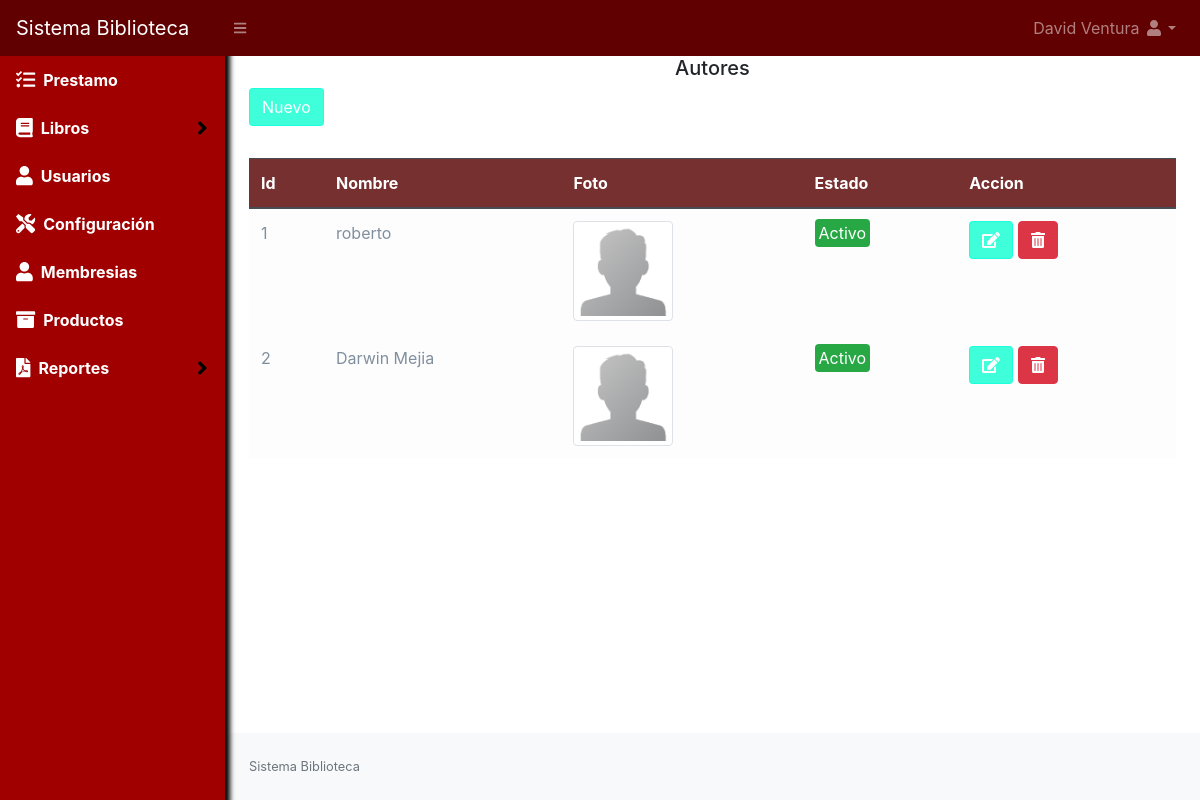
The page /autor (signed in) on the database its author committed.
### tables this page shows
CREATE TABLE `autor` (
  `id` int NOT NULL AUTO_INCREMENT,
  `autor` varchar(150) NOT NULL,
  `imagen` varchar(100) NOT NULL,
  `estado` int NOT NULL DEFAULT '1',
  PRIMARY KEY (`id`)
);

### Libraries/Core/Views.php (called while the page is built)
<?php
class Views{
    function getView($controller, $view, $data="", $alert="", $config = "", $cliente = "")
    {
        $controller = get_class($controller);
        if ($controller == "Home") {
            $view = "Views/".$view.".php";
        }else{
            $view = "Views/" . $controller . "/" . $view . ".php";
        }
        require_once($view);
    }
}
?>

### index.php (called while the page is built, shortened)
<?php
require_once("Helpers/Helpers.php");
require_once("Libraries/Core/Load.php");
?>

### Libraries/Core/Mysql.php (called while the page is built, shortened)
<?php
class Mysql extends Conexion{
    private $conexion;
    function __construct()
    {
        $this->conexion = new Conexion();
        $this->conexion = $this->conexion->conect();
    }
    public function select_all(string $query){
        $this->strquery = $query;
        $result = $this->conexion->prepare($this->strquery);
        $result->execute();
        $data = $result->fetchall(PDO::FETCH_ASSOC);
        return $data;
    }
}
?>

### Libraries/Core/Conexion.php (called while the page is built)
<?php
class Conexion{
    private $conect;
    public function __construct()
    {
      $conexion = "mysql:host=".HOST.";dbname=".BD.";.CHARSET.";
      try {
          $this->conect = new PDO($conexion, DB_USER, PASS);
          $this->conect->setAttribute(PDO::ATTR_ERRMODE, PDO::ERRMODE_EXCEPTION);
      } catch (PDOException $e) {
          $this->conect = "Error en la conexion";
          echo "Error: " . $e->getMessage();
      }
    }
    public function conect()
    {
        return $this->conect;
    }
}
?>

### Models/AutorModel.php (called while the page is built, shortened)
<?php
class AutorModel extends Mysql{
    public function selectAutor()
    {
        $sql = "SELECT * FROM autor";
        $res = $this->select_all($sql);
        return $res;
    }
}

### Helpers/Helpers.php (called while the page is built, shortened)
<?php
function base_url()
{
    return BASE_URL;
}
?>

### Views/autor/listar.php (the view, shortened to what this page needs)
<div id="layoutSidenav_content">
    <main>
        <div class="container-fluid">
            <h5 class="text-center">Autores</h5>
            <div class="row">
                <div class="col-lg-12">
                    <button class="btn btn-primary mb-2" type="button" data-toggle="modal" data-target="#nuevoLibro">Nuevo</button>
                    <div class="table-responsive">
                        <table class="table table-light mt-4" id="table">
                            <thead class="thead-dark">
                                <tr>
                                    <th>Id</th>
                                    <th>Nombre</th>
                                    <th>Foto</th>
                                    <th>Estado</th>
                                    <th>Accion</th>
                                </tr>
                            </thead>
                            <tbody>
                                <?php foreach ($data as $autor) {
                                    if ($autor['estado'] == 1) {
                                        $estado = '<span class="badge-success p-1 rounded">Activo</span>';
                                    } else {
                                        $estado = '<span class="badge-danger p-1 rounded">Inactivo</span>';
                                    }
                                ?>
                                    <tr>
                                        <td><?php echo $autor['id']; ?></td>
                                        <td><?php echo $autor['autor']; ?></td>
                                        <td><img class="img-thumbnail" src="<?php echo base_url() ?>Assets/images/autor/<?php echo $autor['imagen']; ?>" width="100"></td>
                                        <td><?php echo $estado; ?></td>
                                        <td>
                                            <a class="btn btn-primary" href="<?php echo base_url() ?>autor/editar?id=<?php echo $autor['id'] ?>"><i class="fas fa-edit"></i></a>
                                            <?php if ($autor['estado'] == 1) { ?>
                                                <form method="post" action="<?php echo base_url() ?>autor/eliminar" class="d-inline eliminar">
                                                    <button class="btn btn-danger" type="submit"><i class="fas fa-trash-alt"></i></button>
                                                </form>
                                            <?php } ?>
                                        </td>
                                    </tr>
                                <?php } ?>
                            </tbody>
                        </table>
                    </div>
                </div>
            </div>
        </div>
    </main>

### rows shown on the page
autor: id "1", autor "roberto", imagen (placeholder picture), estado "Activo"
autor: id "2", autor "Darwin Mejia", imagen (placeholder picture), estado "Activo"

### other values the page prints
$_SESSION['nombre'] "David Ventura"
